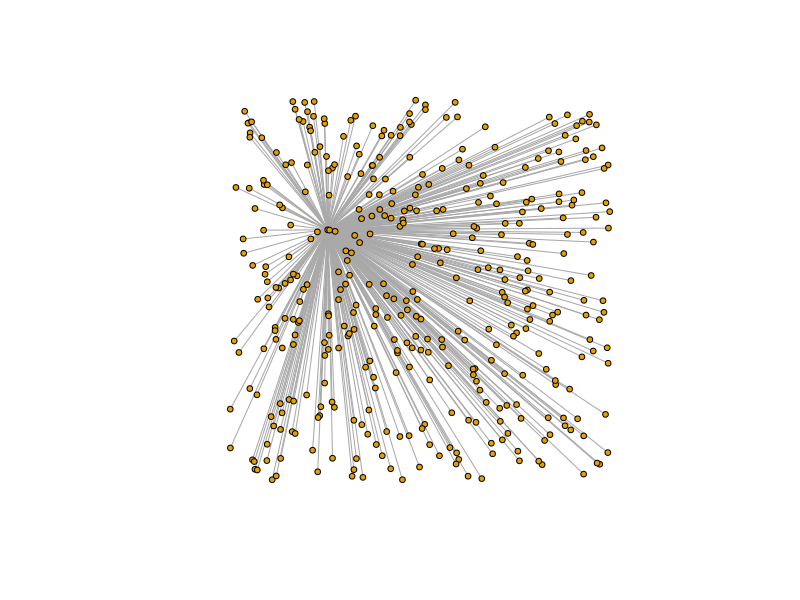

Write the R code that produced this figure.
# Generate cost-driven spatial network (following Louf et al. 2013) ------------

# This R script generates a cost-driven spatial network following
# <div class="csl-entry">Louf, R., Jensen, P., &#38; Barthelemy, M. (2013).
# Emergence of hierarchy in cost-driven growth of spatial networks. 
# <i>Proceedings of the National Academy of Sciences of the United States of 
#America</i>, <i>110</i>(22), 8824???8829. https://doi.org/10.1073/pnas.1222441110</div>

# 0 Load libraries ----
library(spatstat.random)
library(tidyverse)
library(igraph)

# 1. Generate a set of nodes in 2D space ------
set.seed(1) # set random seed
n = 400 # Set number of "cities"

# 2. Randomly assign "populations" to each of the nodes using a power law -----
# Pm(X) = mu/x^(mu + 1)
# Parameter values used in the Louf, Jensen and Barthelemy (2012) paper
mu = 1.1
a = 1.1
k = 1
beta = 1.1 #1.1
# eta = Not specified here because k assumed 1 (see paper)

pop <- function(x){ # Generate city populations using a power law with exponent mu + 1
  mu/x^(mu + 1)
}

# Make network data frame
dnet <- rpoint(n) %>% as.data.frame() %>%
  mutate(pop = pop(runif(n, min = 0, max = 1)),
         # add node id
         id = 1,
         id.val = cumsum(id),
         id = paste0('n', cumsum(id))) #%>% 
#arrange(-pop)

# Important notes:
# L is the typical edge length of the whole system
# beta is k/eta, or the relative importance of the cost with regards to the benefits

# 3. Randomly select a node as the root ----
root <- sample_n(dnet, size = 1)
dnet %>% nrow()
message('The randomly chosen root is ', root$id,
        ' located at x = ',round(root$x, 2),
        ', y = ',round(root$y, 2), '. It has a population of ' , root$pop)

# Then establish a link between the last node and the node that maximizes:
# R'ij = k*Mi*Mj/dij^(a-1) - beta*dij

# 4. Connect them according to a Beta*/B value -----

network <- data.frame()

# Make network data frame
for (j in 1:(nrow(dnet)-2)){
  if(j == 1){
    i <- root$id[1]
  }
  
  if(j<= n-1 & j>=3){
    root <- root %>% rbind(dnet %>% filter(!id %in% root$id) %>% sample_n(., size = 1))
  }
  if(j>=3){
    i <- root$id[j]
  }
  
  
  popi <- dnet %>% filter(id == i) %>% select(pop)
  csi <- dnet %>% filter(id == i) %>% select(x, y)
  # Calc euclidean distances
  if(i == root$id[1] & j == 1){
    ds <-(sqrt(rowSums(((dnet %>% filter(id !=i) %>% select(x, y)) - c(csi))^2)))  # calc Rnotij
    rnotij <- (popi$pop*((dnet%>%filter(id != i))$pop)) / (ds^(a-1)) - beta * ds 
    # calc Rnotij
    
    network <- network %>% rbind(data.frame(from = (dnet %>% filter(id!=i) %>% 
                                                      filter(rnotij == rnotij %>% max()))$id,
                                            to = i,
                                            length = ds[rnotij == rnotij%>%max()] ))
    root <- root %>% rbind(dnet %>% filter(id == network$from))
  }
  if(j>=3){
    ds <-(sqrt(rowSums(((dnet %>% filter(id !=i, id %in% network$from | id %in% network$to #, pop > popi$pop
    ) %>% select(x, y)) - c(csi))^2)))  # calc Rnotij
    rnotij <- (popi$pop*((dnet%>%filter(id != i, id %in% network$from | id %in% network$to #, pop > popi$pop
    ))$pop)) / (ds^(a-1)) - beta * ds
    # calc Rnotij 
    
    network <- network %>% rbind(data.frame(from = i, to = (dnet %>% filter(id!=i, id %in% network$from | id %in% network$to #pop>popi$pop
    ) %>% 
      filter(rnotij == rnotij %>% max()))$id,
    length = ds[rnotij == rnotij%>%max()] ))
    network
  }
}

# Check it looks ok   
network

# Plot it in 2-D space
plot(graph_from_data_frame(network,directed = FALSE), 
     layout = as.matrix(dnet %>% select(x, y)), 
     vertex.size = 3,# arrow.size = 0.5
     vertex.label = NA) 


# Calculate Beta*/B ------

# Total length
sum(network$length) # Actual
(Ltot = mean(network$length)*n) # Approximation
# Typical length
mean(network$length)

# Assuming typical length is mean of length (seems correct based on the paper)
bnot <- function(){
  res<-k * (dnet$pop %>% mean())^2 *( (n/(mean(network$length)^2))^a/2)
  return(res)
}

message(paste('B* = ' , bnot()), 'and B = ', beta, '. So B*/B = ', beta/bnot())

# Potential future work: ----
# Simulate dynamics at 1 time scale and record all activity in the network
# Select inter-observation time (tau), percent of observed nodes and gini coefficient-----
# Reconstruct-----
# Compare reconstruction to network -----

# Troubleshooting -----
## Some things to check if you run into issues: ----
# What does the whole curve look like?
# plot(y = seq(0.0001, 1, by = 0.001), x = log(pop(seq(0.0001, 1, by = 0.001)) ))
# What about a sample of n populations?
# runif(n, min = 0, max = 1)
# hist(log(pop(runif(n, min = 0, max = 1)))) # Looks good
